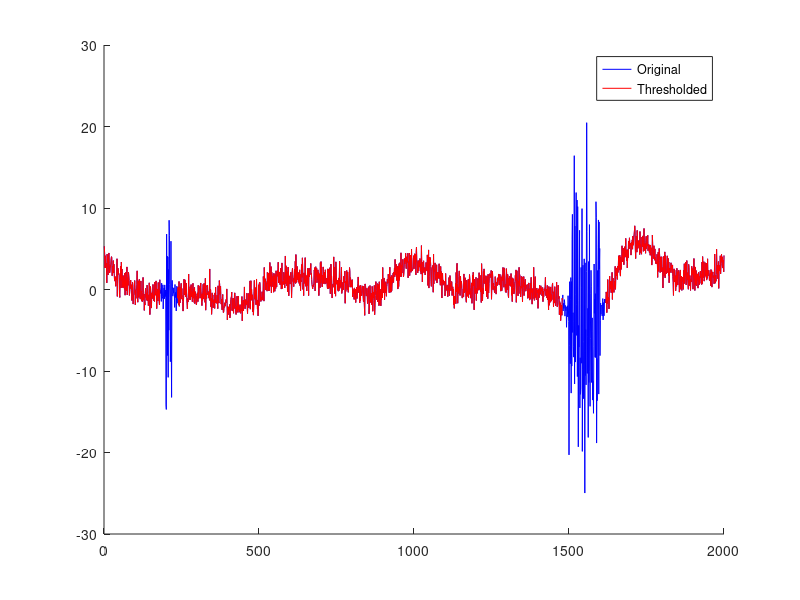
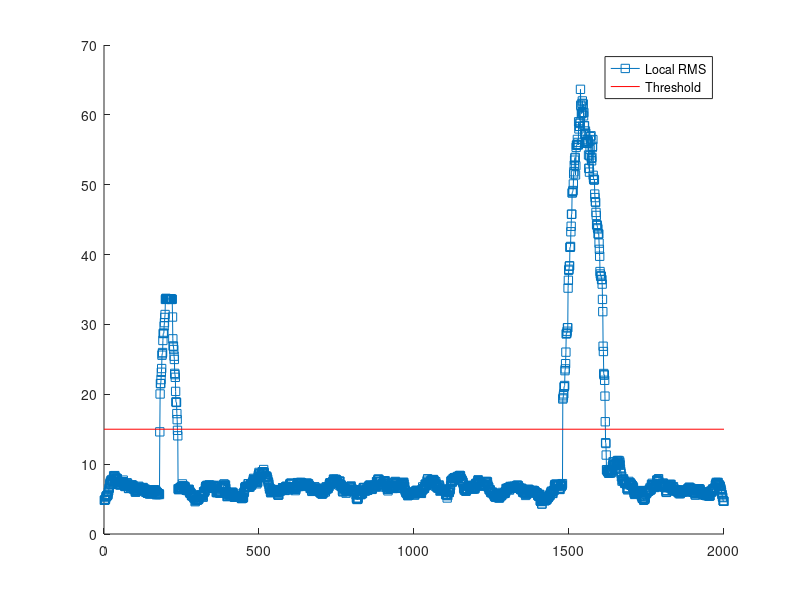

Recreate these plots in MATLAB, in order.
%% Outlier detection
% Outlier time windows via sliding RMS
%%
% Generate signal with varying variability
n = 2000;
p = 15; % poles for random interpolation

% Amplitude modulator
signal = interp1(randn(p,1)*3,linspace(1,p,n),'pchip');
signal = signal + randn(1,n);

% Add some high-amplitude noise
signal(200:220)   = signal(200:220) + randn(1,21)*9;
signal(1500:1600) = signal(1500:1600) + randn(1,101)*9;

% Plot
figure(1), clf, hold on
plot(signal)

%% Detect bad segments using sliding RMS
% Window size as percent of total signal length
pct_win = 2; % in percent, not proportion!

% Convert to indices
k = round(n * pct_win/2/100);

% Initialize RMS time series vector
rms_ts = zeros(1,n);

for ti=1:n
    % Boundary points
    low_bnd = max(1,ti-k);
    upp_bnd = min(n,ti+k);
    
    % Signal segment (and mean-center!)
    tmpsig = signal(low_bnd:upp_bnd);
    tmpsig = tmpsig - mean(tmpsig);
    
    % Compute RMS in this window
    rms_ts(ti) = sqrt(sum( tmpsig.^2 ));
end

% Plot RMS
figure(2), clf, hold on
plot(rms_ts,'s-')

% Pick threshold manually based on visual inspection
thresh = 15;
plot(get(gca,'xlim'),[1 1]*thresh,'r')
legend({'Local RMS';'Threshold'})

% Mark bad regions in original time series
signalR = signal;
signalR( rms_ts>thresh ) = NaN;

figure(1), clf, hold on
plot(signal,'b')
plot(signalR,'r')
legend({'Original';'Thresholded'})

%% end.
